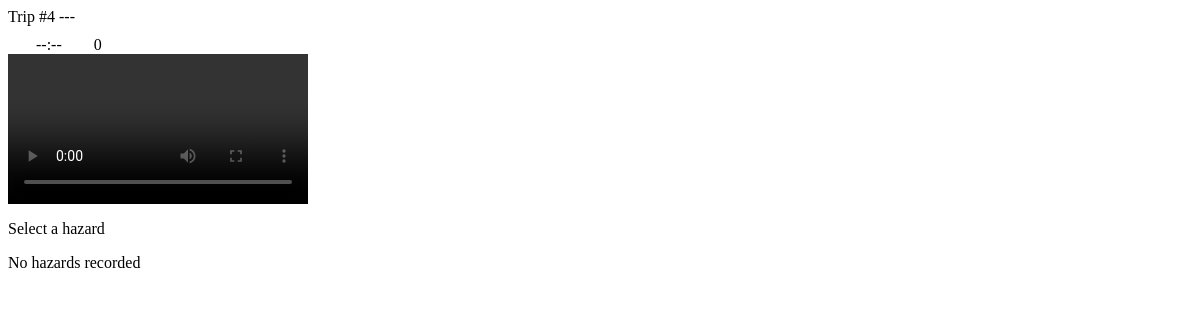
The page /trips/4/select on the database as committed earlier.
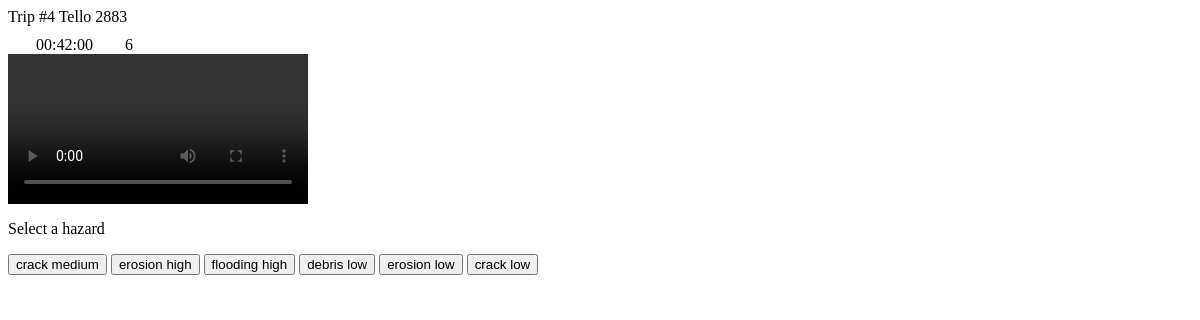
The same page on the database as committed later.
### models.py (models this page shows)
class Trip(db.Model):
    __tablename__ = 'trips'
    id         = db.Column(db.Integer, primary_key=True)
    started_at = db.Column(db.DateTime, default=datetime.now())
    ended_at   = db.Column(db.DateTime, nullable=True)
    drone_id   = db.Column(db.String, nullable=True)
    notes      = db.Column(db.Text, nullable=True)
    hazards    = db.relationship('Hazard', backref='trip', lazy=True)
    @property
    def duration_str(self):
        if self.ended_at is None:
            return '--:--'
        total = int((self.ended_at - self.started_at).total_seconds())
        h, rem = divmod(total, 3600)
        m, s = divmod(rem, 60)
        return f'{h:02d}:{m:02d}:{s:02d}'

class Hazard(db.Model):
    __tablename__ = 'hazards'
    id          = db.Column(db.Integer, primary_key=True)
    trip_id     = db.Column(db.Integer, db.ForeignKey('trips.id'), nullable=False)
    image_path  = db.Column(db.String, nullable=True)
    lat         = db.Column(db.Float, nullable=False)
    lng         = db.Column(db.Float, nullable=False)
    detected_at = db.Column(db.DateTime, default=datetime.now())
    type        = db.Column(db.String, nullable=False)
    severity    = db.Column(db.String, nullable=True)

### app.py (the view)
@app.route('/trips/<int:trip_id>/select', methods=['GET'])
def select_trip(trip_id):
    trip = Trip.query.get_or_404(trip_id)
    return render_template('partials/trip_detail.html', trip=trip)

### templates/partials/trip_detail.html
<div class="trip-title-bar">
    <div class="trip-info-left">
        <span class="trip-title-number">Trip #{{ trip.id }}</span>
        <span class="trip-title-drone">{{ trip.drone_id if trip.drone_id else '---' }}</span>
    </div>
    <div class="trip-info-right">
        <span class="trip-stat">
            <img src="/static/assets/timer.svg" class="trip-icon" alt="">
            {{ trip.duration_str }}
        </span>
        <span class="trip-stat">
            <img src="/static/assets/triangle-alert.svg" class="trip-icon" alt="">
            {{ trip.hazards | length }}
        </span>
    </div>
</div>
<div class="trip-video-region">
    <video class="trip-video" controls></video>
</div>
<div class="trip-hazard-section">
    <div class="hazard-detail" id="hazard-detail">
        <p class="no-hazard-selected">Select a hazard</p>
    </div>
    <div class="hazard-list">
        {% for hazard in trip.hazards %}
        <button class="hazard-btn"
                hx-get="/hazards/{{ hazard.id }}"
                hx-target="#hazard-detail"
                hx-swap="innerHTML">
            <span class="hazard-type">{{ hazard.type }}</span>
            <span class="hazard-severity">{{ hazard.severity if hazard.severity else '---' }}</span>
        </button>
        {% else %}
        <p class="no-hazards">No hazards recorded</p>
        {% endfor %}
    </div>
</div>

Rows that differ between the two databases and show on the page:
changed Trip id 4: drone (not shown) → "Tello 2883"; duration_str "--:--" → "00:42:00"
added Hazard: type "crack", severity "medium"
added Hazard: type "erosion", severity "high"
added Hazard: type "flooding", severity "high"
added Hazard: type "debris", severity "low"
added Hazard: type "erosion", severity "low"
added Hazard: type "crack", severity "low"
Other text that changed with them:
{{ trip.hazards | length }}: "0" → "6"
{{ trip.drone_id if trip.drone_id else '---' }}: "---" → (not shown)
text no longer shown: "No hazards recorded"
